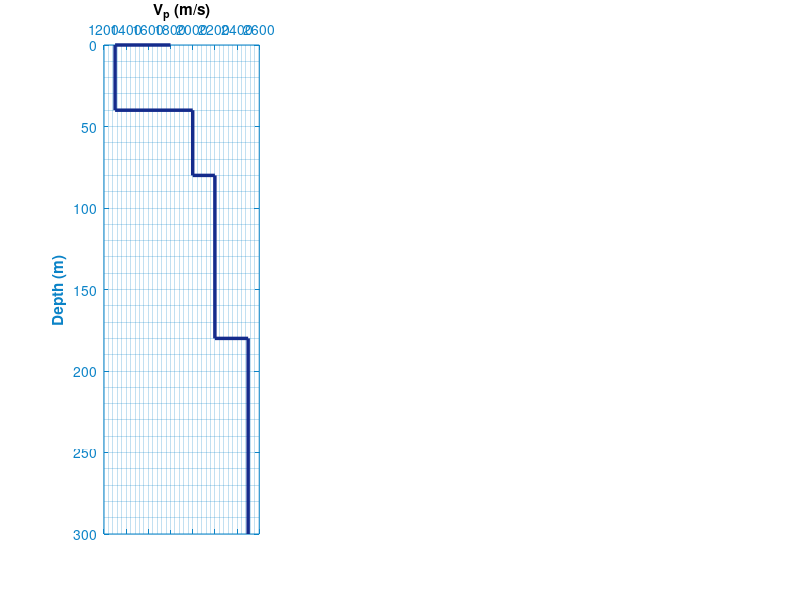

The MATLAB script that drew this image: (Note: this script raises an error after producing the figure.)
% model.m
% april 2022 , M. Youssof
%==========================================================================================
% MAIN PROGRAM
%==========================================================================================
clc; clear all; close all;
format short g
%============================================================================================
% Define Geometry
%============================================================================================
fprintf('---> Defining the interfaces ...\n');
% Input geometry
xmin = 0; xmax = 3000;
zmin = 0; zmax = 300;
% Make strata layer
zlayer = [0;40; 80;180;300];%;450;630;800;1050;1200;1400;1620;1820;2000];
nlayer = length(zlayer);
layer = 1:1:nlayer;
thick = abs(diff(zlayer));
x = [xmin xmax]; z = [zlayer zlayer];
dg = 10;
xx = xmin:dg:xmax; nx = length(xx);
zz = repmat(zlayer,1,nx);
fprintf(' Geometry has been defined...[OK]\n');
%============================================================================================
% Source-Receiver Groups
%============================================================================================
fprintf('---> Setting source-receiver configuration ...\n');
% Receiver Interval
dr = 20;
% Mix Configuration
% Source
% xs = [55 1350];
% zs = [0 690];
% ns = length(xs);
%
% % Receiver
% xr = [200 500 850 1600 1900];
% zr = [300 0 220 150 0];
% nr = length(xr);
% --------------------------------------
% Front Configuration
% Source
% xs = xmin;
% zs = 0;
% ns = length(xs);
%
% % Receiver
% xr = xmin+dr:dr:xmax;
% zr = zeros(length(xr));
% nr = length(xr);
% --------------------------------------
% End Configuration
% Source
% xs = xmax;
% zs = 0;
% ns = length(xs);
%
% % Receiver
% xr = xmax-dr:-dr:xmin;
% zr = zeros(length(xr));
% nr = length(xr);
% --------------------------------------
% Split Spread Configuration
% Source
% xs = fix((xmax-xmin)/2);
% zs = 0;
% ns = length(xs);
%
% % Receiver
% xr = [fix((xmax-xmin)/2)-dr:-dr:xmin fix((xmax-xmin)/2)+dr:dr:xmax];
% zr = zeros(length(xr));
% nr = length(xr);
% --------------------------------------
% Off-End Configuration
% Source
% xs = [xmin xmax];
% zs = [0 0];
% ns = length(xs);
%
% % Receiver
% xr = xmin+dr:dr:xmax-dr;
% zr = zeros(length(xr));
% nr = length(xr);
% Front Spread Configuration
% Source
xs = [xmin fix((xmax-xmin)/2) xmax];
zs = [0 0 0];
ns = length(xs);
% Receiver
xr = [xmin+dr:dr:fix((xmax-xmin)/2)-dr fix((xmax-xmin)/2)+dr:dr:xmax-dr];
zr = zeros(length(xr));
nr = length(xr);
% VSP Configuration
% Source
% xs = 1950;
% zs = 0;
% ns = length(xs);
%
% % Receiver
% zr = 0:100:1600;
% xr = 50.*ones(length(zr));
% nr = length(xr);
nray = ns*nr;
fprintf(' Source-Receiver Groups have been setted...[OK]\n');
%============================================================================================
% Create Elastic Parameter
%============================================================================================
fprintf('---> Creating elastic parameter ...\n');
% Create synthetic Vp, Vs, and Density
vlayer = [1800;1300;2000;2200;2500];%;2400;2700;3150;2950;3440;3750;4000;4350;4600]; % Velocity
vlayer = vlayer(1:length(zlayer));
vel = [vlayer vlayer];
vp = vlayer; % P wave velocity
vs = (vp-1360)./1.16; % S wave velocity based on Castagna's rule
ro = 0.31.*(vp).^0.25; % Density based on Gardner's rule
pois = (vs.^2-0.5*vp.^2)./(vs.^2-vp.^2); % Poisson ratio
fprintf(' No.Layer Depth(m) Vp(m/s) Vs(m/s) Density(kg/m^3) Poisson Ratio \n');
disp([layer' zlayer vp vs ro pois]);
fprintf(' Elastic parameters have been created...[OK]\n');
figure;
set(gcf,'color','white');
% Plot P wave velocity
subplot(1,3,1);
stairs(vp,zlayer,'LineWidth',2.5,'Color',[0.07843 0.1686 0.549]);
ylabel('Depth (m)','FontWeight','bold','Color','black');
title('V_{p} (m/s)','FontWeight','bold');
set(gca,'XMinorGrid','on','YMinorGrid','on','YDir','reverse','YColor',[0.04314 0.5176 0.7804],...
'XAxisLocation','top','XColor',[0.04314 0.5176 0.7804],'MinorGridLineStyle','-','FontWeight',...
'demi','FontAngle','italic');
% Plot S wave velocity
subplot(1,3,2);
stairs(vs,zlayer,'LineWidth',2.5,'Color',[1 0 0]);
title('V_{s} (m/s)','FontWeight','bold');
set(gca,'XMinorGrid','on','YMinorGrid','on','YDir','reverse','YColor',[0.04314 0.5176 0.7804],...
'XAxisLocation','top','XColor',[0.04314 0.5176 0.7804],'MinorGridLineStyle','-','FontWeight',...
'demi','FontAngle','italic');
% Plot Density
subplot(1,3,3);
stairs(ro,zlayer,'LineWidth',2.5,'Color',[0.07059 0.6392 0.07059]);
title('Density (kg/m^3)','FontWeight','bold');
set(gca,'XMinorGrid','on','YMinorGrid','on','YDir','reverse','YColor',[0.04314 0.5176 0.7804],...
'XAxisLocation','top','XColor',[0.04314 0.5176 0.7804],'MinorGridLineStyle','-','FontWeight',...
'demi','FontAngle','italic');
% Plot Geology Model
figure;
set(gcf,'color','white');
%mohammad color = load('mycmap.txt');

color = colormap(copper); colorbar ('horz');

pcolor(xx,zz,repmat(vlayer,1,nx)); shading flat; hold on
colormap(color); colorbar ('horz');
axis([0 xmax zmin-0.03*zmax zmax])
set(gca,'YDir','reverse','XaxisLocation','bottom',....
'Ytick',zlayer,'FontWeight','demi','PlotBoxAspectRatioMode','Manual',...
'PlotBoxAspectRatio',[2.4 1.2 1],'Position',[0.04 0.30 0.90 0.60]);
% Plot Source-Receiver Group
plot(xs,zs,'r*','markersize',12); hold on
plot(xr,zr,'sk','markersize',4,'markerfacecolor','c'); hold on
xlabel('Velocity (m/s)','FontWeight','bold','Color','black');
ylabel('Depth (m)','FontWeight','bold','Color','black');
%============================================================================================
% Run Ray Tracing
%============================================================================================
fprintf('---> Starting ray tracing ...\n');
wat = waitbar(0,'Raytracing is being processed, please wait...');
%============================================================================================
xoff = [];
% Loop over for number of souce
tic
for i=1:ns
% Loop over for number of receiver
for j=1:nr
%====================================================================================
% Loop over for number of layer
for k=1:nlayer
%=====================================================================================
% Declare reflection boundary
if and(zr(j) < zlayer(k),zs(i) < zlayer(k))
zm = zz(k,:); zf = min(zm)- 100000*eps;
% Downgoing path
d = find(zlayer > zs(i));
if(isempty(d)); sdown = length(zlayer); else sdown = d(1)-1; end
d = find(zlayer > zf);
if(isempty(d)); edown = length(zlayer); else edown = d(1)-1; end
zd = [zs(i);zlayer(sdown+1:edown)]; nd = length(zd);
% Upgoing path
u = find(zlayer > zr(j));
if(isempty(u)); sup = length(zlayer); else sup = u(1)-1; end
u = find(zlayer > zf);
if(isempty(u)); eup = length(zlayer); else eup = u(1)-1; end
zu = [zr(j);zlayer(sup+1:eup+1)]; nu = length(zu);
zn = [zd;(flipud(zu))]; nrefl = length(zn)-1;
%=================================================================================
% Declare elastic parameter
% Downgoing elastic parameter
vpd = [vp(sdown:edown);vp(edown)];
vsd = [vs(sdown:edown);vs(edown)];
rod = [ro(sdown:edown);ro(edown)];
% Upgoing elastic parameter
vpu = [vp(sup:eup);vp(eup)];
vsu = [vs(sup:eup);vs(eup)];
rou = [ro(sup:eup);ro(eup)];
% Combine model elastic parameter
vpp = [vpd(1:end-1);flipud(vpu(1:end-1))];
vss = [vsd(1:end-1);flipud(vsu(1:end-1))];
vps = [vpd(1:end-1);flipud(vsu(1:end-1))];
rho = [rod(1:end-1);flipud(rou(1:end-1))];
%=================================================================================
% Start Raytracing (P-P, S-S, or P-S mode)
ops = 1; % ops=1 for PP mode; ops=2 for PS mode
[xh,zh,vh,pp,teta,time] = shooting(vpp,vps,zn,xx,xs(i),xr(j),ops);
theta = abs(teta); twt(k,j,i) = time;
% Plot Ray
if ops == 1
plot(xh,zh,'k-');
title('Seismic Raytracing (P-P mode)','FontWeight','bold');
elseif ops == 2
xd = xh(1:nd+1); xu = xh(nd+1:end);
zd = zh(1:nd+1); zu = zh(nd+1:end);
plot(xd,zd,'k-',xu,zu,'r-');
title('Seismic Raytracing (P-S mode)','FontWeight','bold');
end
%=================================================================================
% Compute Reflection Coefficient (Downgoing-Upgoing)
for c=1:nrefl-1
% Reflection Coefficient of Zoeppritz Approximation
[rc1,teta] = zoeppritz(pp,theta(c),vpp(c),vss(c),rho(c),theta(c+1),...
vpp(c+1),vss(c+1),rho(c+1),ops);
rcz(c,j,i) = rc1;
% Reflection Coefficient of Shuey Approximation
[A,B,rc2,teta] = shuey(theta(c),vpp(c),vss(c),rho(c),theta(c+1),...
vpp(c+1),vss(c+1),rho(c+1),ops);
rcs(c,j,i) = rc2; AA(c,j,i) = A; BB(c,j,i) = B;
% Reflection Coefficient of Thomsen Approximation
[rc3,teta] = thomsen(theta(c),vpp(c),vss(c),rho(c),theta(c+1),...
vpp(c+1),vss(c+1),rho(c+1));
rct(c,j,i) = rc3;
angle(c,j,i) = teta.*(180/pi);
end
%====================================================================================
end
end % for horizon/reflector end
xoff = [xoff xr(j)];
waitbar(j/nray,wat)
end % for receiver end
% Save Data
save(['time_shot',num2str(i),'.mat'],'twt');
save(['reflz_shot',num2str(i),'.mat'],'rcz');
save(['refls_shot',num2str(i),'.mat'],'rcs');
save(['reflt_shot',num2str(i),'.mat'],'rct');
save(['teta_shot',num2str(i),'.mat'],'angle');
save(['intercept_shot',num2str(i),'.mat'],'AA');
save(['gradient_shot',num2str(i),'.mat'],'BB');
waitbar(i/ns,wat)
end % for sources end
%=============================================================================================
close(wat);
toc
fprintf(' Ray tracing has succesfully finished...[OK]\n');
xx = repmat(xr,nlayer,1);
% Plot Traveltime
figure;
for i=1:ns
tm = load(['time_shot',num2str(i),'.mat']); tt = tm.twt;
plot(xx(2:nlayer,:),tt(2:nlayer,:,i),'b.'); hold on
xlabel('Horizontal Position (m)','FontWeight','bold','FontAngle','normal','Color','black');
ylabel('Time (s)','FontWeight','bold','FontAngle','normal','Color','black');
title('Traveltime','FontWeight','bold');
set(gca,'Ydir','reverse');
set(gcf,'color','white');
end
% Plot Reflection Coefficient
figure;
for i=1:ns
reflz = load(['reflz_shot',num2str(i),'.mat']); reflz = reflz.rcz;
refls = load(['refls_shot',num2str(i),'.mat']); refls = refls.rcs;
reflt = load(['reflt_shot',num2str(i),'.mat']); reflt = reflt.rct;
theta = load(['teta_shot',num2str(i),'.mat']); angle = theta.angle;
%Reflection Coefficient of Zoeppritz
subplot(1,3,1)
plot(abs(angle(1:nlayer,:,i)),reflz(1:nlayer,:,i),'r.'); hold on
xlabel('Incidence Angles (degree)','FontWeight','bold','Color','black');
ylabel('Reflection Coefficient','FontWeight','bold','Color','black');
grid on; title('Rpp Zoeppritz','FontWeight','bold','Color','black')
set(gca,'YColor',[0.04314 0.5176 0.7804],'XColor',[0.04314 0.5176 0.7804]); hold on
%Reflection Coefficient of Shuey
subplot(1,3,2)
plot(abs(angle(1:nlayer,:,i)),refls(1:nlayer,:,i),'g.'); hold on
xlabel('Incidence Angles (degree)','FontWeight','bold','Color','black');
grid on; title('Rpp Shuey','FontWeight','bold','Color','black')
set(gca,'YColor',[0.04314 0.5176 0.7804],'XColor',[0.04314 0.5176 0.7804]); hold on
%Reflection Coefficient of Thomsen
subplot(1,3,3)
plot(abs(angle(1:nlayer,:,i)),reflt(1:nlayer,:,i),'b.'); hold on
xlabel('Incidence Angles (degree)','FontWeight','bold','Color','black');
grid on; title('Rpp Thomsen','FontWeight','bold','Color','black')
set(gca,'YColor',[0.04314 0.5176 0.7804],'XColor',[0.04314 0.5176 0.7804]); hold on
set(gcf,'color','white');
end
for i=1:ns
refls = load(['refls_shot',num2str(i),'.mat']); refls = refls.rcs;
theta = load(['teta_shot',num2str(i),'.mat']); angle = theta.angle;
Rt = load(['intercept_shot',num2str(i),'.mat']); Rt = Rt.AA;
Gt = load(['gradient_shot',num2str(i),'.mat']); Gt = Gt.BB;
Ro(1:nlayer,:,i) = Rt(1:nlayer,:,i);
Go(1:nlayer,:,i) = Gt(1:nlayer,:,i);
Rc(1:nlayer,:,i) = refls(1:nlayer,:,i);
inc(1:nlayer,:,i) = angle(1:nlayer,:,i);
end
Rp = reshape(Ro,nr*ns*nlayer,1);
G = reshape(Go,nr*ns*nlayer,1);
R = reshape(Rc,nr*ns*nlayer,1);
teta = reshape(inc,nr*ns*nlayer,1);
% Plot Attributes
figure;
% Rp-G Cross Plot
subplot(1,2,1)
plot(Rp,G,'r.'); hold on
%i dont know 
% plot(Rl,G,'m-'); hold on
xlabel('R','FontWeight','bold','Color','black');
ylabel('G','FontWeight','bold','Color','black');
grid on; title('R-G Cross Plot','FontWeight','bold','Color','black')
set(gca,'YColor',[0.04314 0.5176 0.7804],'XColor',[0.04314 0.5176 0.7804]); hold on
% R-sin^2(teta) Cross Plot
subplot(1,2,2)
plot((sin(teta).^2),R,'g.'); hold on
xlabel('sin^2(teta)','FontWeight','bold','Color','black');
ylabel('R(teta)','FontWeight','bold','Color','black');
grid on; title('R-sin^2(teta) Cross Plot','FontWeight','bold','Color','black')
set(gca,'YColor',[0.04314 0.5176 0.7804],'XColor',[0.04314 0.5176 0.7804]); hold on
set(gcf,'color','white');
%============================================================================================
% AVO Modelling
%============================================================================================
fprintf('---> Starting AVO Modelling ...\n');
% Make wavelet ricker (f = 2 Hz)
dt = 0.004; f = 20;
[w,tw] = ricker(dt,f);
% Create zeros matrix for spike's location
tmax = max(tt(:));
tr = 0:dt:tmax; nt = length(tr);
t = tt(2:nlayer,:);
% Take reflectivity into spike location
spikes = zeros(nt,nray);
rcz = real(reflz(2:nlayer,:));
for k=1:nlayer-1
for j=1:nray
ir(k,j) = fix(t(k,j)/dt+0.1)+1;
spikes(ir(k,j),j) = spikes(ir(k,j),j) + rcz(k,j);
end
end


%%%%%
%%%%%%
%%%%
%%%%% Convolve spikes with wavelet ricker
for j=1:nray
seisz(:,j) = convz(spikes(:,j),w);
%seisz = conv2(spikes(:,j),w);
end
 ampz=reshape(seisz,length(tr),nr,ns);
% ampz=(permute(seisz,[3 2 1]));
for i=1:ns
ampz_shot(:,:,i) = ampz(:,:,i);
save(['ampz_shot',num2str(i),'.mat'],'ampz_shot');
end
% CMP Stacked
Stacked = zeros(nt,nr);
for i=1:ns
files = load(['ampz_shot',num2str(i),'.mat']);
files = files.ampz_shot;
Stacked = Stacked + files(:,:,i);
end
% Save Seismic Data
save(['seis','.mat'],'Stacked');
% Plot AVO
figure;
wig(xr,tr,Stacked,'black'); hold on
xlabel('Offset (m)','FontWeight','bold','Color','black');
ylabel('Time (s)','FontWeight','bold','Color','black');
title('Synthetic Seismogram','FontWeight','bold','Color','black');
axis tight
set(gca,'YColor',[0.04314 0.5176 0.7804],'XColor',[0.04314 0.5176 0.7804]); hold on
set(gcf,'color','white');
fprintf(' AVO Modelling has been computed...[OK]\n');
%============================================================================================
% Seismogram Synthetic
%============================================================================================
% Create Smooth Synthetic Log From Elastic Data Set
[pson,sson,spson,rlog,zlog] = logsyn(vp,vs,ro,zlayer,500);
vplog = 1.0e6./pson; vslog = 1.0e6./sson;
rholog = 0.31.*(vplog).^0.25; vpvs = vplog./vslog;
poisson = (vslog.^2-0.5*vplog.^2)./(vslog.^2-vplog.^2);
% Plot Synthetic Data Log
figure;
set(gcf,'color','white');
% Plot P Sonic Log
subplot(1,3,1);
stairs(pson,zlog,'LineWidth',1,'Color',[0.07843 0.1686 0.549]);
xlabel('P sonic (US/m)','FontWeight','bold','Color','black');
ylabel('Depth (m)','FontWeight','bold','Color','black');
set(gca,'XMinorGrid','on','YMinorGrid','on','YDir','reverse','XDir','reverse','YColor',...[0.04314 0.5176 0.7804],'XAxisLocation','top','XColor',...
[0.04314 0.5176 0.7804],'MinorGridLineStyle','-','FontWeight','demi','FontAngle','italic');
% Plot S Sonic Log
subplot(1,3,2);
stairs(sson,zlog,'LineWidth',1,'Color',[1 0 0]);
xlabel('S sonic (US/m)','FontWeight','bold','Color','black');
set(gca,'XMinorGrid','on','YMinorGrid','on','YDir','reverse','XDir','reverse','YColor',[0.04314 0.5176 0.7804],...
'XAxisLocation','top','XColor',[0.04314 0.5176 0.7804],'MinorGridLineStyle','-','FontWeight',...
'demi','FontAngle','italic');
% Plot Density Log
subplot(1,3,3);
stairs(rlog,zlog,'LineWidth',1,'Color',[0.07059 0.6392 0.07059]);
xlabel('Density (kg/m^3)','FontWeight','bold','Color','black');
set(gca,'XMinorGrid','on','YMinorGrid','on','YDir','reverse','YColor',[0.04314 0.5176 0.7804],...
'XAxisLocation','top','XColor',[0.04314 0.5176 0.7804],'MinorGridLineStyle','-','FontWeight',...
'demi','FontAngle','italic');
% Plot Rock Properties
figure;
% Cross Plot P and S wave velocity
subplot(2,2,1);
plot(vplog,vslog,'.','Color',[0.07843 0.1686 0.549]);
xlabel('Vp (m/s)','FontWeight','bold','Color','black');
ylabel('Vs (m/s)','FontWeight','bold','Color','black');
title('Cross Plot of Vp and Vs','FontWeight','bold','Color','black');
set(gca,'XMinorGrid','on','YMinorGrid','on','YColor',[0.04314 0.5176 0.7804],...
'XAxisLocation','bottom','XColor',[0.04314 0.5176 0.7804],'MinorGridLineStyle',...
'-','FontWeight','demi','FontAngle','italic');
% Plot S Sonic Log
subplot(2,2,2);
plot(vplog,vpvs,'.','Color',[1 0 0]);
xlabel('Vp (m/s)','FontWeight','bold','Color','black');
ylabel('Vp/Vs ratio','FontWeight','bold','Color','black');
title('Cross Plot of Vp and Vp/Vs Ratio','FontWeight','bold','Color','black');

% set(gca,'XMinorGrid','on','YMinorGrid','on','YColor',[0.04314 0.5176 0.7804],...
%'XAxisLocation','bottom','XColor',[0.04314 0.5176 0.7804],...
%'MinorGridLineStyle','','FontWeight',...
%'demi','FontAngle','italic');

% Plot Density Log
subplot(2,2,3);
plot(rholog,vpvs,'.','Color',[0.07059 0.6392 0.07059]);
xlabel('Density (kg/m^3)','FontWeight','bold','Color','black');
ylabel('Vp/Vs ratio','FontWeight','bold','Color','black');
title('Cross Plot of Vp and Vp/Vs Ratio','FontWeight','bold','Color','black');
set(gca,'XMinorGrid','on','YMinorGrid','on','YColor',[0.04314 0.5176 0.7804],...
'XAxisLocation','bottom','XColor',[0.04314 0.5176 0.7804],'MinorGridLineStyle',...
'-','FontWeight','demi','FontAngle','italic');
subplot(2,2,4);
plot(poisson,vpvs,'m.');
xlabel('Poisson Ratio','FontWeight','bold','Color','black');
ylabel('Vp/Vs ratio','FontWeight','bold','Color','black');
title('Cross Plot of Vp and Vp/Vs Ratio','FontWeight','bold','Color','black');
set(gca,'XMinorGrid','on','YMinorGrid','on','YColor',[0.04314 0.5176 0.7804],...
'XAxisLocation','bottom','XColor',[0.04314 0.5176 0.7804],'MinorGridLineStyle',...
'-','FontWeight','demi','FontAngle','italic');
set(gcf,'color','white');
% Integrate Depth and Velocity To Get Two-Way Time
tstart = 0; tracenum = 10;
[tz,zt] = sonic2tz(spson,zlog,-100,tstart);
tzobj = [zt tz];
vins = vplog; dens = rholog; z = zlog;
